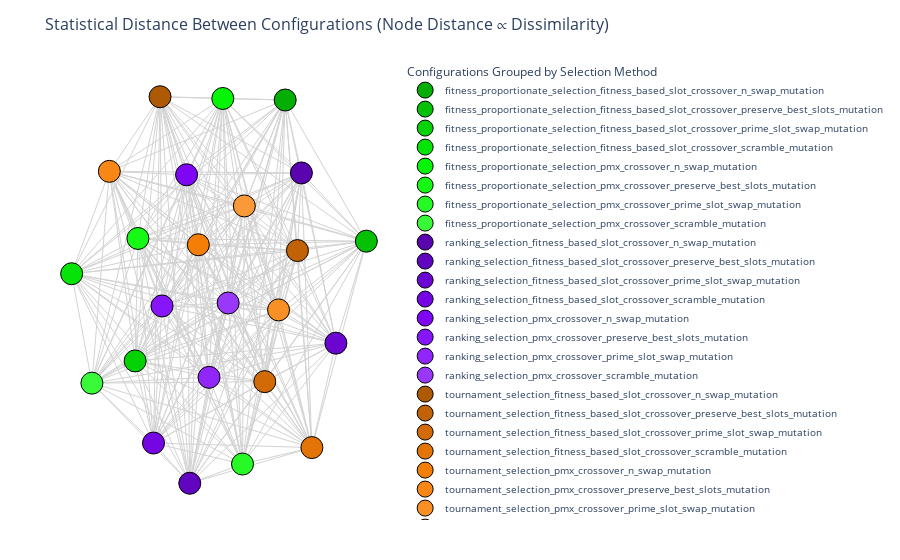

This figure's notebook cell:
### Code cell
plot_statistical_distance_graph(best_configs, final_gen_fitness, p_values_df)

### Figure 1 — Plotly figure (JSON) as saved in the notebook; plotly's stock layout.template omitted (floating-point values rounded to 4 significant figures; data arrays with more than 128 entries replaced by an {"elided": "..."} marker saying what was removed)
{"data": [{"hoverinfo": "none", "line": {"color": "lightgray", "width": 1}, "mode": "lines", "showlegend": false, "type": "scatter", "x": {"elided": "828 float values"}, "y": {"elided": "828 float values"}}, {"hovertemplate": "fitness_proportionate_selection_fitness_based_slot_crossover_n_swap_mutation<br>Mean Final Fitness: 1.5125<extra></extra>", "legendgroup": "fitness", "marker": {"color": "#04ae04", "line": {"color": "black", "width": 1}, "size": 22}, "mode": "markers", "name": "fitness_proportionate_selection_fitness_based_slot_crossover_n_swap_mutation", "showlegend": true, "type": "scatter", "x": [0.46], "y": [0.8242]}, {"hovertemplate": "fitness_proportionate_selection_fitness_based_slot_crossover_preserve_best_slots_mutation<br>Mean Final Fitness: 1.5184<extra></extra>", "legendgroup": "fitness", "marker": {"color": "#05c005", "line": {"color": "black", "width": 1}, "size": 22}, "mode": "markers", "name": "fitness_proportionate_selection_fitness_based_slot_crossover_preserve_best_slots_mutation", "showlegend": true, "type": "scatter", "x": [1], "y": [0.1998]}, {"hovertemplate": "fitness_proportionate_selection_fitness_based_slot_crossover_prime_slot_swap_mutation<br>Mean Final Fitness: 1.5348<extra></extra>", "legendgroup": "fitness", "marker": {"color": "#05d205", "line": {"color": "black", "width": 1}, "size": 22}, "mode": "markers", "name": "fitness_proportionate_selection_fitness_based_slot_crossover_prime_slot_swap_mutation", "showlegend": true, "type": "scatter", "x": [-0.538], "y": [-0.3301]}, {"hovertemplate": "fitness_proportionate_selection_fitness_based_slot_crossover_scramble_mutation<br>Mean Final Fitness: 1.5169<extra></extra>", "legendgroup": "fitness", "marker": {"color": "#06e306", "line": {"color": "black", "width": 1}, "size": 22}, "mode": "markers", "name": "fitness_proportionate_selection_fitness_based_slot_crossover_scramble_mutation", "showlegend": true, "type": "scatter", "x": [-0.9604], "y": [0.05569]}, {"hovertemplate": "fitness_proportionate_selection_pmx_crossover_n_swap_mutation<br>Mean Final Fitness: 1.5067<extra></extra>", "legendgroup": "fitness", "marker": {"color": "#06f506", "line": {"color": "black", "width": 1}, "size": 22}, "mode": "markers", "name": "fitness_proportionate_selection_pmx_crossover_n_swap_mutation", "showlegend": true, "type": "scatter", "x": [0.04501], "y": [0.831]}, {"hovertemplate": "fitness_proportionate_selection_pmx_crossover_preserve_best_slots_mutation<br>Mean Final Fitness: 1.4963<extra></extra>", "legendgroup": "fitness", "marker": {"color": "#15f915", "line": {"color": "black", "width": 1}, "size": 22}, "mode": "markers", "name": "fitness_proportionate_selection_pmx_crossover_preserve_best_slots_mutation", "showlegend": true, "type": "scatter", "x": [-0.5194], "y": [0.2118]}, {"hovertemplate": "fitness_proportionate_selection_pmx_crossover_prime_slot_swap_mutation<br>Mean Final Fitness: 1.5040<extra></extra>", "legendgroup": "fitness", "marker": {"color": "#26f926", "line": {"color": "black", "width": 1}, "size": 22}, "mode": "markers", "name": "fitness_proportionate_selection_pmx_crossover_prime_slot_swap_mutation", "showlegend": true, "type": "scatter", "x": [0.1762], "y": [-0.7861]}, {"hovertemplate": "fitness_proportionate_selection_pmx_crossover_scramble_mutation<br>Mean Final Fitness: 1.5119<extra></extra>", "legendgroup": "fitness", "marker": {"color": "#38fa38", "line": {"color": "black", "width": 1}, "size": 22}, "mode": "markers", "name": "fitness_proportionate_selection_pmx_crossover_scramble_mutation", "showlegend": true, "type": "scatter", "x": [-0.8257], "y": [-0.4283]}, {"hovertemplate": "ranking_selection_fitness_based_slot_crossover_n_swap_mutation<br>Mean Final Fitness: 1.5267<extra></extra>", "legendgroup": "ranking", "marker": {"color": "#5904ae", "line": {"color": "black", "width": 1}, "size": 22}, "mode": "markers", "name": "ranking_selection_fitness_based_slot_crossover_n_swap_mutation", "showlegend": true, "type": "scatter", "x": [0.568], "y": [0.5015]}, {"hovertemplate": "ranking_selection_fitness_based_slot_crossover_preserve_best_slots_mutation<br>Mean Final Fitness: 1.5244<extra></extra>", "legendgroup": "ranking", "marker": {"color": "#6205c0", "line": {"color": "black", "width": 1}, "size": 22}, "mode": "markers", "name": "ranking_selection_fitness_based_slot_crossover_preserve_best_slots_mutation", "showlegend": true, "type": "scatter", "x": [-0.1747], "y": [-0.8711]}, {"hovertemplate": "ranking_selection_fitness_based_slot_crossover_prime_slot_swap_mutation<br>Mean Final Fitness: 1.5315<extra></extra>", "legendgroup": "ranking", "marker": {"color": "#6b05d2", "line": {"color": "black", "width": 1}, "size": 22}, "mode": "markers", "name": "ranking_selection_fitness_based_slot_crossover_prime_slot_swap_mutation", "showlegend": true, "type": "scatter", "x": [0.7974], "y": [-0.2514]}, {"hovertemplate": "ranking_selection_fitness_based_slot_crossover_scramble_mutation<br>Mean Final Fitness: 1.5137<extra></extra>", "legendgroup": "ranking", "marker": {"color": "#7506e3", "line": {"color": "black", "width": 1}, "size": 22}, "mode": "markers", "name": "ranking_selection_fitness_based_slot_crossover_scramble_mutation", "showlegend": true, "type": "scatter", "x": [-0.4158], "y": [-0.6932]}, {"hovertemplate": "ranking_selection_pmx_crossover_n_swap_mutation<br>Mean Final Fitness: 1.4485<extra></extra>", "legendgroup": "ranking", "marker": {"color": "#7e06f5", "line": {"color": "black", "width": 1}, "size": 22}, "mode": "markers", "name": "ranking_selection_pmx_crossover_n_swap_mutation", "showlegend": true, "type": "scatter", "x": [-0.1959], "y": [0.4935]}, {"hovertemplate": "ranking_selection_pmx_crossover_preserve_best_slots_mutation<br>Mean Final Fitness: 1.4649<extra></extra>", "legendgroup": "ranking", "marker": {"color": "#8715f9", "line": {"color": "black", "width": 1}, "size": 22}, "mode": "markers", "name": "ranking_selection_pmx_crossover_preserve_best_slots_mutation", "showlegend": true, "type": "scatter", "x": [-0.3592], "y": [-0.0869]}, {"hovertemplate": "ranking_selection_pmx_crossover_prime_slot_swap_mutation<br>Mean Final Fitness: 1.4365<extra></extra>", "legendgroup": "ranking", "marker": {"color": "#9026f9", "line": {"color": "black", "width": 1}, "size": 22}, "mode": "markers", "name": "ranking_selection_pmx_crossover_prime_slot_swap_mutation", "showlegend": true, "type": "scatter", "x": [-0.04654], "y": [-0.4025]}, {"hovertemplate": "ranking_selection_pmx_crossover_scramble_mutation<br>Mean Final Fitness: 1.4577<extra></extra>", "legendgroup": "ranking", "marker": {"color": "#9938fa", "line": {"color": "black", "width": 1}, "size": 22}, "mode": "markers", "name": "ranking_selection_pmx_crossover_scramble_mutation", "showlegend": true, "type": "scatter", "x": [0.08069], "y": [-0.07361]}, {"hovertemplate": "tournament_selection_fitness_based_slot_crossover_n_swap_mutation<br>Mean Final Fitness: 1.5204<extra></extra>", "legendgroup": "tournament", "marker": {"color": "#ae5904", "line": {"color": "black", "width": 1}, "size": 22}, "mode": "markers", "name": "tournament_selection_fitness_based_slot_crossover_n_swap_mutation", "showlegend": true, "type": "scatter", "x": [-0.3722], "y": [0.8386]}, {"hovertemplate": "tournament_selection_fitness_based_slot_crossover_preserve_best_slots_mutation<br>Mean Final Fitness: 1.4914<extra></extra>", "legendgroup": "tournament", "marker": {"color": "#c06205", "line": {"color": "black", "width": 1}, "size": 22}, "mode": "markers", "name": "tournament_selection_fitness_based_slot_crossover_preserve_best_slots_mutation", "showlegend": true, "type": "scatter", "x": [0.5417], "y": [0.1582]}, {"hovertemplate": "tournament_selection_fitness_based_slot_crossover_prime_slot_swap_mutation<br>Mean Final Fitness: 1.5399<extra></extra>", "legendgroup": "tournament", "marker": {"color": "#d26b05", "line": {"color": "black", "width": 1}, "size": 22}, "mode": "markers", "name": "tournament_selection_fitness_based_slot_crossover_prime_slot_swap_mutation", "showlegend": true, "type": "scatter", "x": [0.3242], "y": [-0.4216]}, {"hovertemplate": "tournament_selection_fitness_based_slot_crossover_scramble_mutation<br>Mean Final Fitness: 1.5166<extra></extra>", "legendgroup": "tournament", "marker": {"color": "#e37506", "line": {"color": "black", "width": 1}, "size": 22}, "mode": "markers", "name": "tournament_selection_fitness_based_slot_crossover_scramble_mutation", "showlegend": true, "type": "scatter", "x": [0.6377], "y": [-0.7133]}, {"hovertemplate": "tournament_selection_pmx_crossover_n_swap_mutation<br>Mean Final Fitness: 1.5875<extra></extra>", "legendgroup": "tournament", "marker": {"color": "#f57e06", "line": {"color": "black", "width": 1}, "size": 22}, "mode": "markers", "name": "tournament_selection_pmx_crossover_n_swap_mutation", "showlegend": true, "type": "scatter", "x": [-0.1176], "y": [0.1839]}, {"hovertemplate": "tournament_selection_pmx_crossover_preserve_best_slots_mutation<br>Mean Final Fitness: 1.5294<extra></extra>", "legendgroup": "tournament", "marker": {"color": "#f98715", "line": {"color": "black", "width": 1}, "size": 22}, "mode": "markers", "name": "tournament_selection_pmx_crossover_preserve_best_slots_mutation", "showlegend": true, "type": "scatter", "x": [-0.7096], "y": [0.5086]}, {"hovertemplate": "tournament_selection_pmx_crossover_prime_slot_swap_mutation<br>Mean Final Fitness: 1.4660<extra></extra>", "legendgroup": "tournament", "marker": {"color": "#f99026", "line": {"color": "black", "width": 1}, "size": 22}, "mode": "markers", "name": "tournament_selection_pmx_crossover_prime_slot_swap_mutation", "showlegend": true, "type": "scatter", "x": [0.4159], "y": [-0.1043]}, {"hovertemplate": "tournament_selection_pmx_crossover_scramble_mutation<br>Mean Final Fitness: 1.5640<extra></extra>", "legendgroup": "tournament", "marker": {"color": "#fa9938", "line": {"color": "black", "width": 1}, "size": 22}, "mode": "markers", "name": "tournament_selection_pmx_crossover_scramble_mutation", "showlegend": true, "type": "scatter", "x": [0.1883], "y": [0.3556]}], "layout": {"legend": {"bgcolor": "rgba(255,255,255,0)", "font": {"size": 10}, "itemsizing": "trace", "title": {"text": "Configurations Grouped by Selection Method"}, "traceorder": "normal", "x": 1.02, "y": 1}, "margin": {"b": 40, "l": 40, "r": 250, "t": 60}, "plot_bgcolor": "white", "showlegend": true, "title": {"font": {"size": 16}, "text": "Statistical Distance Between Configurations (Node Distance ∝ Dissimilarity)"}, "xaxis": {"showgrid": false, "showticklabels": false, "zeroline": false}, "yaxis": {"showgrid": false, "showticklabels": false, "zeroline": false}}}
